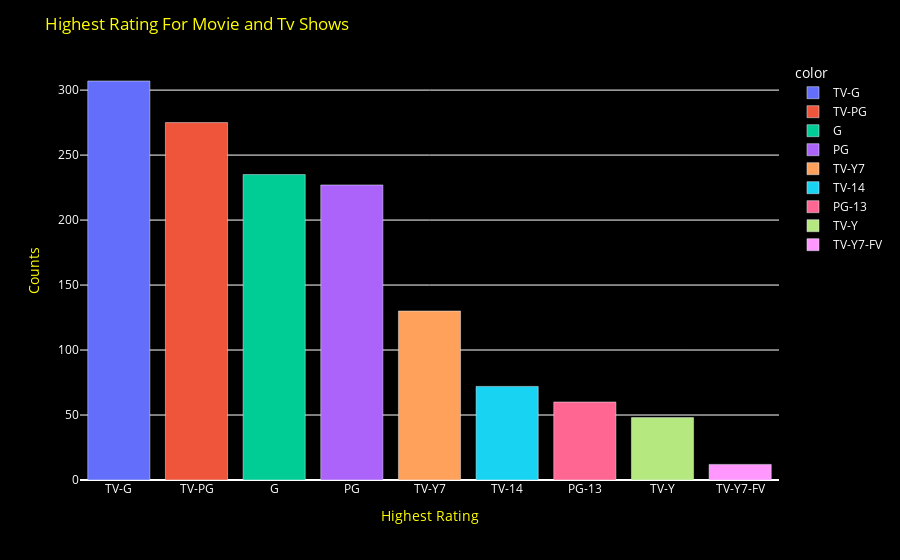

Write notebook code for a chart like this one.
### Code cell
fig = px.bar(x=df["rating"].value_counts().index,
             y=df["rating"].value_counts().values,
             color=df["rating"].value_counts().index)
##
fig.update_layout(
    title={
        'text': "Highest Rating For Movie and Tv Shows",
        'font': {'color': 'yellow'}
    },
    
    xaxis_title={
        'text': "Highest Rating",
        'font': {'color': 'yellow'}
    },
    
    yaxis_title={
        'text': "Counts",
        'font': {'color':'yellow'}
    },
    
    plot_bgcolor='rgba(0,0,0,0)',
    paper_bgcolor='black',
    font=dict(color='white')
)


fig.show()

### Figure 1 — Plotly figure (JSON) as saved in the notebook; plotly's stock layout.template omitted (floating-point values rounded to 4 significant figures)
{"data": [{"alignmentgroup": "True", "hovertemplate": "color=TV-G<br>x=%{x}<br>y=%{y}<extra></extra>", "legendgroup": "TV-G", "marker": {"color": "#636efa", "pattern": {"shape": ""}}, "name": "TV-G", "offsetgroup": "TV-G", "orientation": "v", "showlegend": true, "textposition": "auto", "type": "bar", "x": ["TV-G"], "xaxis": "x", "y": [307], "yaxis": "y"}, {"alignmentgroup": "True", "hovertemplate": "color=TV-PG<br>x=%{x}<br>y=%{y}<extra></extra>", "legendgroup": "TV-PG", "marker": {"color": "#EF553B", "pattern": {"shape": ""}}, "name": "TV-PG", "offsetgroup": "TV-PG", "orientation": "v", "showlegend": true, "textposition": "auto", "type": "bar", "x": ["TV-PG"], "xaxis": "x", "y": [275], "yaxis": "y"}, {"alignmentgroup": "True", "hovertemplate": "color=G<br>x=%{x}<br>y=%{y}<extra></extra>", "legendgroup": "G", "marker": {"color": "#00cc96", "pattern": {"shape": ""}}, "name": "G", "offsetgroup": "G", "orientation": "v", "showlegend": true, "textposition": "auto", "type": "bar", "x": ["G"], "xaxis": "x", "y": [235], "yaxis": "y"}, {"alignmentgroup": "True", "hovertemplate": "color=PG<br>x=%{x}<br>y=%{y}<extra></extra>", "legendgroup": "PG", "marker": {"color": "#ab63fa", "pattern": {"shape": ""}}, "name": "PG", "offsetgroup": "PG", "orientation": "v", "showlegend": true, "textposition": "auto", "type": "bar", "x": ["PG"], "xaxis": "x", "y": [227], "yaxis": "y"}, {"alignmentgroup": "True", "hovertemplate": "color=TV-Y7<br>x=%{x}<br>y=%{y}<extra></extra>", "legendgroup": "TV-Y7", "marker": {"color": "#FFA15A", "pattern": {"shape": ""}}, "name": "TV-Y7", "offsetgroup": "TV-Y7", "orientation": "v", "showlegend": true, "textposition": "auto", "type": "bar", "x": ["TV-Y7"], "xaxis": "x", "y": [130], "yaxis": "y"}, {"alignmentgroup": "True", "hovertemplate": "color=TV-14<br>x=%{x}<br>y=%{y}<extra></extra>", "legendgroup": "TV-14", "marker": {"color": "#19d3f3", "pattern": {"shape": ""}}, "name": "TV-14", "offsetgroup": "TV-14", "orientation": "v", "showlegend": true, "textposition": "auto", "type": "bar", "x": ["TV-14"], "xaxis": "x", "y": [72], "yaxis": "y"}, {"alignmentgroup": "True", "hovertemplate": "color=PG-13<br>x=%{x}<br>y=%{y}<extra></extra>", "legendgroup": "PG-13", "marker": {"color": "#FF6692", "pattern": {"shape": ""}}, "name": "PG-13", "offsetgroup": "PG-13", "orientation": "v", "showlegend": true, "textposition": "auto", "type": "bar", "x": ["PG-13"], "xaxis": "x", "y": [60], "yaxis": "y"}, {"alignmentgroup": "True", "hovertemplate": "color=TV-Y<br>x=%{x}<br>y=%{y}<extra></extra>", "legendgroup": "TV-Y", "marker": {"color": "#B6E880", "pattern": {"shape": ""}}, "name": "TV-Y", "offsetgroup": "TV-Y", "orientation": "v", "showlegend": true, "textposition": "auto", "type": "bar", "x": ["TV-Y"], "xaxis": "x", "y": [48], "yaxis": "y"}, {"alignmentgroup": "True", "hovertemplate": "color=TV-Y7-FV<br>x=%{x}<br>y=%{y}<extra></extra>", "legendgroup": "TV-Y7-FV", "marker": {"color": "#FF97FF", "pattern": {"shape": ""}}, "name": "TV-Y7-FV", "offsetgroup": "TV-Y7-FV", "orientation": "v", "showlegend": true, "textposition": "auto", "type": "bar", "x": ["TV-Y7-FV"], "xaxis": "x", "y": [12], "yaxis": "y"}], "layout": {"barmode": "relative", "font": {"color": "white"}, "legend": {"title": {"text": "color"}, "tracegroupgap": 0}, "margin": {"t": 60}, "paper_bgcolor": "black", "plot_bgcolor": "rgba(0,0,0,0)", "title": {"font": {"color": "yellow"}, "text": "Highest Rating For Movie and Tv Shows"}, "xaxis": {"anchor": "y", "domain": [0, 1], "title": {"font": {"color": "yellow"}, "text": "Highest Rating"}}, "yaxis": {"anchor": "x", "domain": [0, 1], "title": {"font": {"color": "yellow"}, "text": "Counts"}}}}
